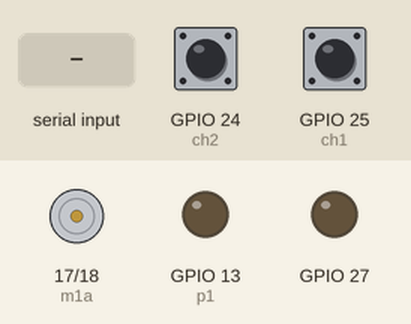
Simulated run of this program. Board: Raspberry Pi (BCM pin numbers). On the bench: motor-driver pin pairs drawn as motors (green arrow = first pin HIGH = forward, orange = second pin HIGH = backward, longer = more drive), output pins drawn as LEDs (lit = HIGH). Inputs (shaded band) come from the test bench; at power-on: GPIO 24 (ch2) HIGH, GPIO 25 (ch1) HIGH. What the program prints to the terminal is not drawn.

Above: at 1.2 s.
1.3 s: "1" typed at the terminal, then Enter
At 2.3 s:
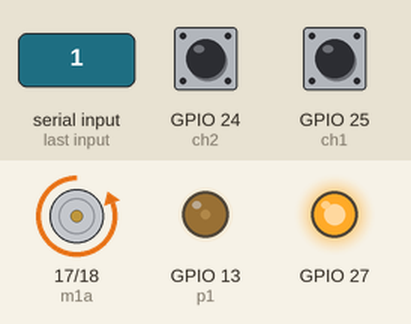
At 4.2 s:
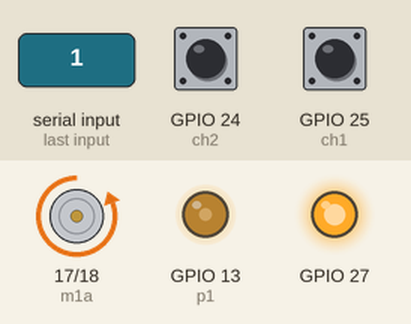
Timing chart, 0 to 5.7 s (numbered marks = the images above; inputs shaded):
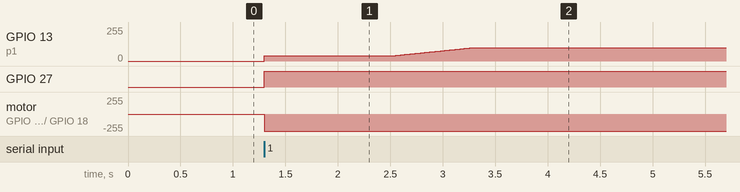

The program:

angle_set.py
```python
#!/usr/bin/env python

import time
import pigpio

"""
Code description
================

Python code written for closed-loop position control of DC motors using encoder based feedback.

Author: Kaustubh Sadekar

Motor specifications used for experiment
========================================

Motor model = GA12 N20 | 50 RPM 6V motor
Gear ratio = 1:298

"""

"""
NOTES :
"""


pins_dict = {"m1a":17, "m1b":18, "p1":13, "ch2":24, "ch1":25}

class N20_Motor:

	def __init__(self,pins_dict):
		self.m1a = pins_dict["m1a"]
		self.m1b = pins_dict["m1b"]
		self.p1 = pins_dict["p1"]
		self.chPin1 = pins_dict["ch1"]
		self.chPin2 = pins_dict["ch2"]
		self.ch1_state = 0
		self.ch2_state = 0
		self.clockwise_rot = None
		self.ticks = 0
		self.TPR = 445	 #6*330 #445 # Ticks per revolution after experimentation
		self.theta = 0
		self.temp_da = None # Temporary value of duty cycle at channel A of motor
		self.temp_db = None
		self.derivator = 0
		self.integrator = 0
		self.i_min = -10
		self.i_max = 10

		self.pi = pigpio.pi()

		self.pi.set_mode(self.m1a,pigpio.OUTPUT)
		self.pi.set_mode(self.m1b,pigpio.OUTPUT)
		self.pi.set_mode(self.p1,pigpio.OUTPUT)  #PWMA 13         7

		self.pi.set_PWM_frequency(self.m1a,10000)
		self.pi.set_PWM_range(self.m1a,100)

		self.pi.set_PWM_frequency(self.m1b,10000)
		self.pi.set_PWM_range(self.m1b,100)

		self.pi.set_mode(self.chPin1,pigpio.INPUT)
		self.pi.set_pull_up_down(self.chPin1, pigpio.PUD_UP)
		self.ch1 = self.pi.callback(self.chPin1,pigpio.EITHER_EDGE, self.callbackFn)

		self.pi.set_mode(self.chPin2,pigpio.INPUT)
		self.pi.set_pull_up_down(self.chPin2, pigpio.PUD_UP)
		self.ch2 = self.pi.callback(self.chPin2,pigpio.EITHER_EDGE, self.callbackFn)


	def clockwise(self,speed):
		speed = max(speed,40)
		speed = min(speed,100)
		self.pi.write(27,1)
		self.pi.write(self.m1a,0)
		self.pi.write(self.m1b,1)
		self.pi.set_PWM_dutycycle(self.p1,abs(speed))


	def anti_clockwise(self,speed):
		speed = max(speed,40)
		speed = min(speed,100)
		self.pi.write(27,1)
		self.pi.write(self.m1a,1)
		self.pi.write(self.m1b,0)
		self.pi.set_PWM_dutycycle(self.p1,abs(speed))

	def pause_motors(self):
		self.pi.set_PWM_dutycycle(self.p1,1)
		self.pi.write(27,0)

	def resume_motors(self):
		self.pi.set_PWM_dutycycle(self.p1,int(self.temp_da))


	def clean_all(self):
		self.pi.write(self.m1a,0)
		self.pi.write(self.m1b,0)
		self.pi.stop()

	def callbackFn(self, gpio, level, tick):
		if gpio == self.chPin1:
			self.ch1_state = level
			if self.ch1_state:  # Only in case of rising edge on ch1
				if self.ch2_state:
					self.clockwise_rot = True
					self.ticks+=1
				else:
					self.clockwise_rot = False
					self.ticks-=1

				self.theta = (self.ticks//self.TPR+(self.ticks%self.TPR)*1.0/self.TPR)*360
				#print(self.theta)

		else:
			self.ch2_state = level

	def motion1(self,speed=100):
		self.clockwise(speed=50)
		counter = 0
		while True:
			print(self.theta)
			if self.theta > 360:
				self.anti_clockwise(speed=50)
			if self.theta < 0:
				self.clockwise(speed=50)

	def set_motor_angle(self,theta,mode=0):
		Kp = 1
		ki = 0.05
		kd = 0.1
		prev_err = 0
		if mode == 0:
			while True:
				err = theta - self.theta

				if abs(err) < 0.5:
					self.pause_motors()
					break

				P = Kp*err

				self.derivator = err - prev_err
				D = kd*self.derivator
				prev_err = err

				self.integrator = self.integrator + err
				I = self.integrator*ki

				duty = int(P + I + D)

				print duty,self.theta

				if duty < 0:
					self.anti_clockwise(speed=duty)
					print("In anti clockwise")
				if duty > 0:
					print("In clockwise")
					self.clockwise(speed=duty)


if __name__ == '__main__':

    motor = N20_Motor(pins_dict)
    try :
    	while True:

	        angle = int(input("Set the angle : "))
	        #motor.callbackFn
	        motor.set_motor_angle(angle)
    except KeyboardInterrupt:
    	motor.clean_all()
```

Measured:
- after the input at 1.3 s, GPIO 13 (p1): moves from 0/255 to 100/255 over 2.0 s, starting at once; GPIO 27: LOW → HIGH at once; motor on GPIO 17 (m1a) / GPIO 18 (m1b): stopped → backward 255/255 at once
